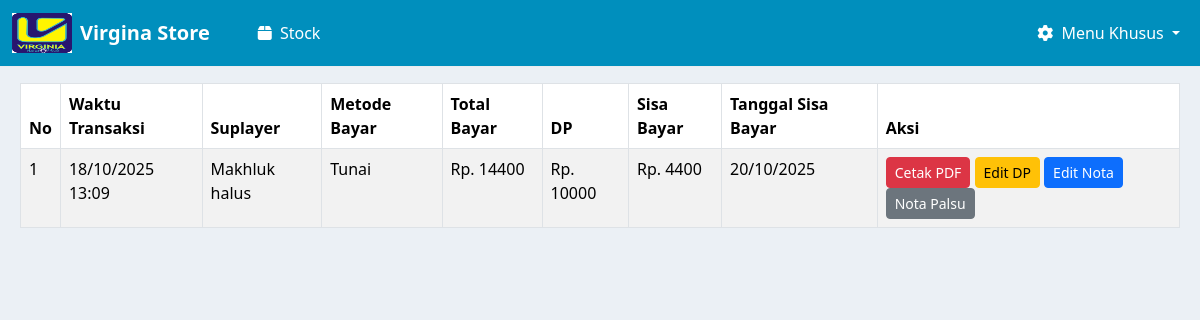
The page /nota_suplayer/cetak_nota_suplayer/ (signed in) on the database its author committed.
### nota_suplayer/models.py (models this page shows, shortened)
class NotaPayment(models.Model):
    PAYMENT_METHOD_CHOICES = [
        ('tunai', 'Tunai'),
        ('debit', 'Debit'),
    ]
    suplayer = models.ForeignKey(Suplayer, on_delete=models.CASCADE, null=True, blank=True)
    tanggal_sisa_bayar = models.DateField()
    metode_pembayaran = models.CharField(max_length=10, choices=PAYMENT_METHOD_CHOICES)
    total_bayar = models.DecimalField(max_digits=12, decimal_places=2)
    dp = models.DecimalField(max_digits=12, decimal_places=2)
    sisa = models.DecimalField(max_digits=12, decimal_places=2)
    is_temporary = models.BooleanField(default=True)
    created_at = models.DateTimeField(auto_now_add=True)
    class Meta:
        verbose_name = "Nota Payment"
        verbose_name_plural = "Nota Payments"

### kasir/models.py (models this page shows, shortened)
class Suplayer(models.Model):
    nama = models.CharField(max_length=100)
    alamat_suplayer = models.TextField(blank=True, null=True)
    no_telpon_suplayer = models.CharField(max_length=20, blank=True, null=True)
    shipping_agent = models.CharField(max_length=100, blank=True, null=True)

### nota_suplayer/views.py (the view)
# urls.py: path('cetak_nota_suplayer/', views.cetak_nota_kosong, name='cetak-nota-kosong'),
def cetak_nota_kosong(request):
    notas = NotaPayment.objects.filter(is_temporary=False).order_by('-created_at')
    return render(request, 'cetak_nota_kosong_suplayer.html', {'notas': notas})

### nota_suplayer/templates/cetak_nota_kosong_suplayer.html (shortened to what this page needs)
{% extends 'base.html' %}
{% block content %}
<div class="" style="margin-left: 20px; margin-right: 20px;">
    <table class="table table-bordered table-striped mt-3">
        <thead>
            <tr>
                <th>No</th>
                <th>Waktu Transaksi</th>
                <th>Suplayer</th>
                <th>Metode Bayar</th>
                <th>Total Bayar</th>
                <th>DP</th>
                <th>Sisa Bayar</th>
                <th>Tanggal Sisa Bayar</th>
                <th>Aksi</th>
            </tr>
        </thead>
        <tbody>
            {% for nota in notas %}
            <tr data-id="{{ nota.id }}" data-total="{{ nota.total_bayar }}" data-dp="{{ nota.dp }}" data-sisa="{{ nota.sisa }}" data-tanggal="{{ nota.tanggal_sisa_bayar|date:'Y-m-d' }}">
                <td>{{ forloop.counter }}</td>
                <td>{{ nota.created_at|date:"d/m/Y H:i" }}</td>
                <td>{% if nota.suplayer %}{{ nota.suplayer.nama }}{% else %}Belum Ditentukan{% endif %}</td>
                <td>{{ nota.get_metode_pembayaran_display }}</td>
                <td>Rp. {{ nota.total_bayar|floatformat:0 }}</td>
                <td>Rp. {{ nota.dp|floatformat:0 }}</td>
                <td>Rp. {{ nota.sisa|floatformat:0 }}</td>
                <td>{{ nota.tanggal_sisa_bayar|date:"d/m/Y" }}</td>
                <td>
                    <button class="btn btn-sm btn-danger" data-id="{{ nota.id }}" onclick="cetakPdf(this)">Cetak PDF</button>
                    <button class="btn btn-sm btn-warning" data-id="{{ nota.id }}" onclick="editDp(this)">Edit DP</button>
                    <button class="btn btn-sm btn-primary" data-id="{{ nota.id }}" onclick="editNota(this)">Edit Nota</button>
                    <button class="btn btn-sm btn-secondary" data-id="{{ nota.id }}" onclick="notaPalsu(this)">Nota Palsu</button>
                </td>
            </tr>
            {% empty %}
            <tr><td colspan="9" class="text-center">Belum ada data</td></tr>
            {% endfor %}
        </tbody>
    </table>
</div>
{% endblock %}

### templates/base.html (style rules this page uses)
body { background-color: #EBF0F5; }

### rows shown on the page
NotaPayment: created_at "18/10/2025 13:09", suplayer.nama "Makhluk halus", metode_pembayaran "Tunai", total_bayar "14400", dp "10000", sisa "4400", tanggal_sisa_bayar "20/10/2025"
